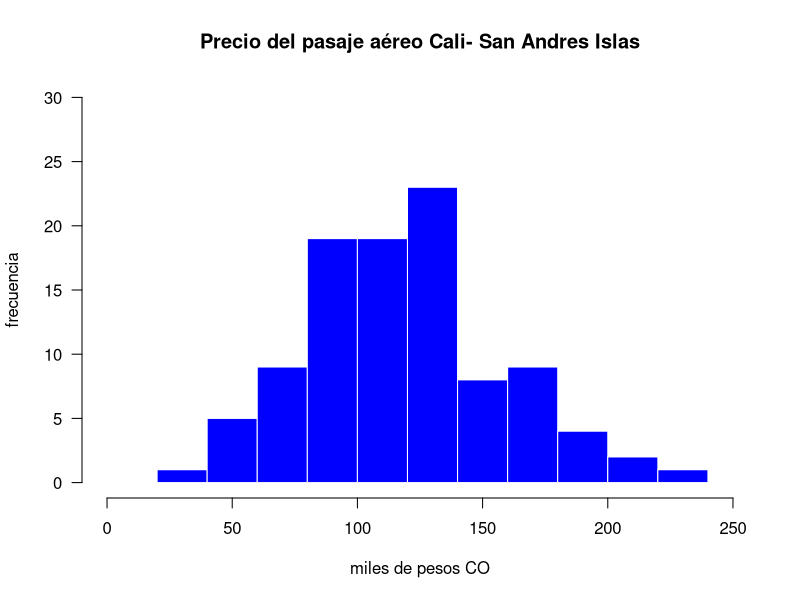

Generate this figure with R:
## ---- chunk 1
knitr::opts_chunk$set(echo = TRUE)
## ---- chunk 2
# data
x1=c(165.1,91.8,128.3,160.3,103.6,153.2,50.7,150.3,160.8,38.1,98.8,88.7,123.1, 
     106.5,79.5,84.1,216.1,139.8,98.4,127.1,103.0,83.7,158.8,126.1,113.4,61.3,  
     79.8,121.8,89.9,97.4,134.0,141.2,154.3,122.4,107.6,137.7,121.0,187.7,56.8, 
     79.5,183.8,114.7,80.2,97.3,113.8,92.4,123.5,138.4,114.7,48.8,178.1,106.0, 
     103.1,100.8,180.7,113.1,121.4,163.0,51.4,135.5,104.5,202.1,171.0,100.7, 
     56.4,99.7,93.0,118.3,110.4,136.9,112.3,69.8,138.3,87.2,121.8,118.6,174.5, 
     77.7,158.5,85.3,71.4,63.0,140.9,126.9,194.2,136.7,98.8,222.5,131.3,175.0, 
     127.7,88.5,104.5,144.7,73.0,97.2,131.0,120.5,166.6,96.0)
## ---- chunk 3
hist(x1,
     main= "Precio del pasaje aéreo Cali- San Andres Islas", # titulo
     xlab = "miles de pesos CO",  # etiqueta x
     ylab= "frecuencia",          # etiqueta y
     las=1,                       # etiquetas horizontales
     ylim=c(0,30),                # rango de y 
     xlim=c(0,250),               # rango de x
     col="blue",                  # color del histograma
     border="white"               # color de linea separadora
     )
## ---- chunk 4
shapiro.test(x1)  # prueba de normalidad
## ---- chunk 5
# prueba t para una media 
# Ho: mu =120
# Ha: mu != 120
t.test(x1,                         # variable           
       alternative = "two.sided",  # desigualdad de Ha
       mu = 120,                   # valor a comparar
       conf.level = 0.95)          # nivel de confianza / nivel de significancia
## ---- chunk 6
 x2=c(751,749,749,745,740,743,737,749,734,755,742,758,754,750,772,741, 750,769,
      732,753,761,750,774,751) 
## ---- chunk 7
x3=c(1000.62, 1001.80,  999.10, 1003.21,  997.56, 1001.77, 1001.11, 1000.69,  
     999.93, 1001.52,  998.72, 1002.08, 1001.56,  999.52,  997.76, 1002.36, 
     998.70,  998.16, 1002.29, 1002.10, 1001.33, 1002.86, 1006.61,  997.82,  
     999.64, 1000.90,  999.66, 1000.37, 1000.12,  996.68, 1005.97, 1003.08, 
     1000.79, 1001.82, 1002.54,  999.01, 998.95,  999.08, 1001.48,  998.71,  
     998.10, 1001.10,  999.96, 1000.27, 1004.46, 1003.77, 1000.04, 1000.54, 
     999.17,  996.17, 1001.85,  998.46,  999.91, 1001.07, 1004.19, 1002.49,  
     998.99, 1000.48, 1000.42,  999.32)

## ---- chunk 8
x4=c(4.21,5.55,3.02,5.13,4.77,2.34,5.42,4.50,6.10,3.80,5.12,6.46,6.19,3.79,3.54)
## ---- chunk 9
n=40
x=24
## ---- chunk 10
x6=c(11.1, 15.6, 11.1,  7.5,  7.9, 14.7,  6.3,  8.5,  8.0 , 7.6)
## ---- chunk 11
pant=c(104.5,89,84.5,106,90,96,79,90,85,76.5,91.5,82.5,100.5,89.5,121.5,72)
pdes=c(98,85.5,85,103.5,88.5,95,79.5,90,82,76,89.5,81,99.5,86.5,115.5,70)
## ---- chunk 12
g1=c(6.8, 6.1, 5.8, 5.9, 5.8, 6.4, 5.7, 6.0, 5.9, 6.4, 6.0, 5.7, 6.5, 6.5, 6.0,  
     5.9, 5.7, 5.8, 5.9, 5.8, 6.0, 6.0, 5.8, 5.7, 6.1, 5.9, 5.2, 6.3, 5.4, 6.5,  
     5.5, 5.9, 7.0, 6.4, 5.1, 6.3)
g2=c(8.8, 8.5, 8.4, 8.5, 7.6, 8.7, 8.0, 7.9, 8.2, 8.0, 7.8, 8.6, 8.5, 7.9, 8.5, 
     8.3, 8.4, 8.2, 8.3, 7.9, 8.2, 7.7, 7.8, 7.7, 8.1, 8.0, 8.3, 8.2, 8.1, 8.3, 
     8.1, 8.8, 7.7, 9.1, 7.6, 8.4, 8.2, 8.3, 8.1, 8.7)
## ---- chunk 13
n1=100
x1=57

n2=200
x2=135
## ---- chunk 14
x1=131
n1=468

x2=57
n2=237
## ---- chunk 15
# Codigos R

# t.test(x, y = NULL,
#       alternative = c("two.sided", "less", "greater"),
#       mu = 0, paired = FALSE, var.equal = FALSE,
#       conf.level = 0.95, ...)

# prop.test(x, n, p = NULL,
#          alternative = c("two.sided", "less", "greater"),
#          conf.level = 0.95, correct = TRUE)

# var.test(x, y, ratio = 1,
#         alternative = c("two.sided", "less", "greater"),
#         conf.level = 0.95, ...)

## ---- chunk 16
# rmarkdown::render("Puebas_de_hipotesis1.Rmd", encoding = "UTF-8")
